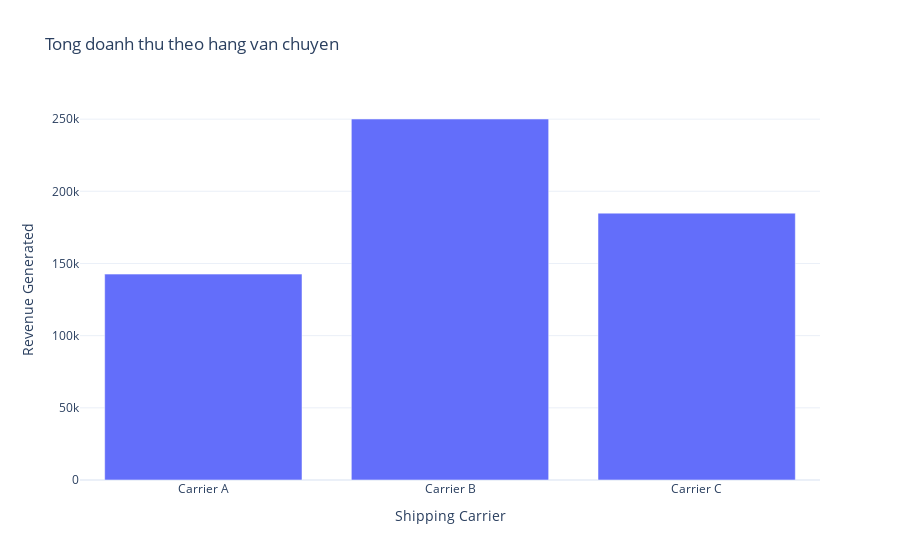

Here is the notebook cell this chart was saved with:
### Markdown cell above
### TỔNG DOANH THU THEO HÃNG VẬN CHUYỂN

### Code cell
total_revenue = data.groupby('Shipping carriers')['Revenue generated'].sum().reset_index()
fig = go.Figure()
fig.add_trace(go.Bar(x=total_revenue['Shipping carriers'],
                     y=total_revenue['Revenue generated']))
fig.update_layout(title='Tong doanh thu theo hang van chuyen',
                  xaxis_title='Shipping Carrier',
                  yaxis_title='Revenue Generated')
fig.show()

### Figure 1 — Plotly figure (JSON) as saved in the notebook; plotly's stock layout.template omitted (floating-point values rounded to 4 significant figures)
{"data": [{"type": "bar", "x": ["Carrier A", "Carrier B", "Carrier C"], "y": [142600.0, 250100.0, 184900.0]}], "layout": {"autosize": true, "title": {"text": "Tong doanh thu theo hang van chuyen"}, "xaxis": {"autorange": true, "range": [-0.5, 2.5], "title": {"text": "Shipping Carrier"}, "type": "category"}, "yaxis": {"autorange": true, "range": [0, 263300.0], "title": {"text": "Revenue Generated"}, "type": "linear"}}}
